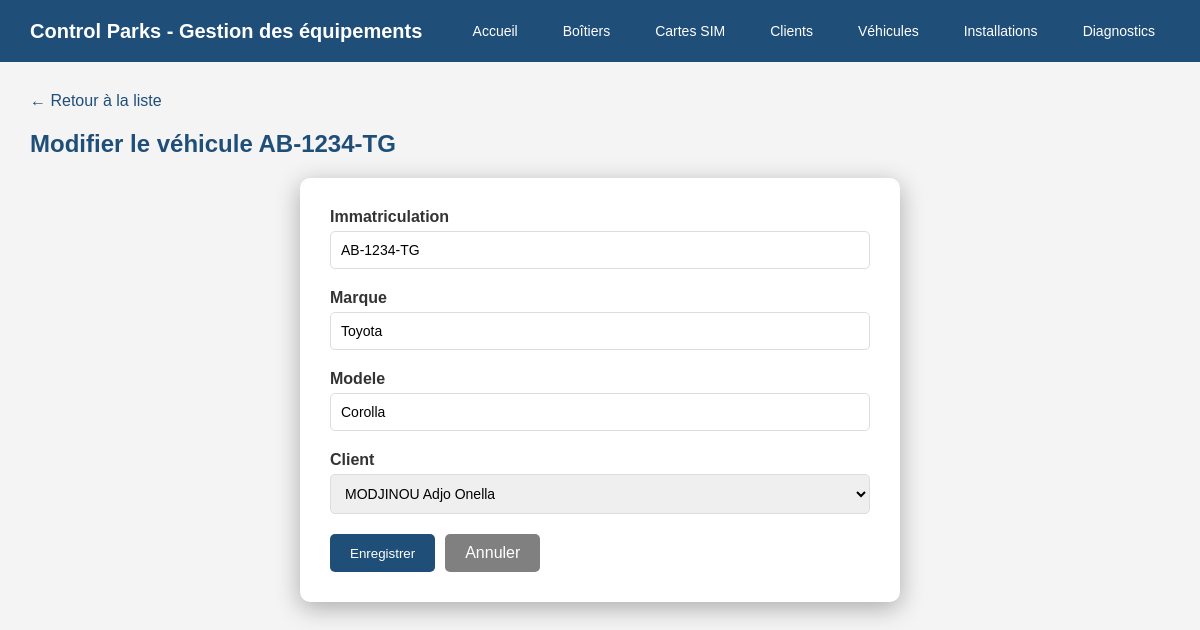
Page /vehicules/1/modifier/ on the committed database.
### equipements/models.py (models this page shows, shortened)
class Vehicule(models.Model):
    plaque = models.CharField(max_length=20, unique=True)
    marque = models.CharField(max_length=100, blank=True)
    modele = models.CharField(max_length=100, blank=True)
    client = models.ForeignKey(Client, on_delete=models.SET_NULL, null=True, related_name="vehicules")

### equipements/views.py (the view)
# urls.py: path('vehicules/<int:id>/modifier/', views.modifier_vehicule, name='modifier_vehicule'),
def modifier_vehicule(request, id):
    vehicule = Vehicule.objects.get(id=id)
    if request.method == 'POST':
        form = VehiculeForm(request.POST, instance=vehicule)
        if form.is_valid():
            form.save()
            return redirect('liste_vehicules')
    else:
        form = VehiculeForm(instance=vehicule)
    return render(request, 'equipements/vehicules/modifier.html', {
        'form': form,
        'vehicule': vehicule
    })

### equipements/forms.py
class VehiculeForm(forms.ModelForm):
    class Meta:
        model = Vehicule
        fields = ['plaque', 'marque', 'modele', 'client']
        labels = {
            'plaque': 'Immatriculation',
        }

### equipements/models.py (called while the page is built)
    def __str__(self):
        return f"{self.nom} {self.prenom}"

### equipements/templates/equipements/vehicules/modifier.html (shortened to what this page needs)
{% extends 'equipements/base.html' %}
{% block content %}
<a href="/vehicules/" class="retour">← Retour à la liste</a>
<h2>Modifier le véhicule {{ vehicule.plaque }}</h2>
<div class="form-container">
    <form method="POST">
        {% for field in form %}
        <div class="form-group">
            <label>{{ field.label }}</label>
            {{ field }}
        </div>
        {% endfor %}
        <div style="display:flex; gap:10px; margin-top:10px;">
            <button type="submit" class="btn">Enregistrer</button>
            <a href="javascript:history.back()" class="btn" style="background-color:gray;">Annuler</a>
        </div>
    </form>
</div>
{% endblock %}

### equipements/templates/equipements/base.html (style rules this page uses)
* { margin: 0; padding: 0; box-sizing: border-box; }
body { font-family: Arial, sans-serif; background-color: #f4f4f4; }
h2 { color: #1F4E79; margin-bottom: 20px; }
.btn { background-color: #1F4E79; color: white; padding: 10px 20px; border: none; border-radius: 5px; cursor: pointer; text-decoration: none; display: inline-block; }
.retour { display: inline-block; margin-bottom: 20px; color: #1F4E79; text-decoration: none; }
.form-group { margin-bottom: 20px; }
label { display: block; margin-bottom: 5px; font-weight: bold; color: #333; }
input, select, textarea { width: 100%; padding: 10px; border: 1px solid #ddd; border-radius: 5px; font-size: 14px; }
.form-container { background: white; border-radius: 10px; padding: 30px; max-width: 600px; margin: 0 auto; box-shadow: 0 6px 25px rgba(0,0,0,0.3); }

### rows in the picture
Vehicule: plaque "AB-1234-TG", form "AB-1234-TG" "Toyota" "Corolla" "MODJINOU Adjo Onella"

### other values in the picture
{{ field.label }} "Immatriculation" "Marque" "Modele" "Client"
